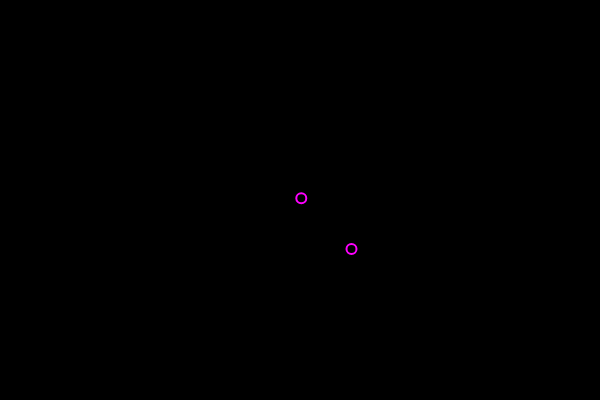
Frame 1 (no input)
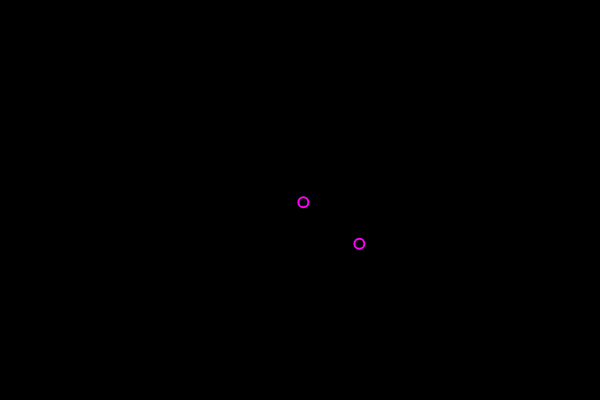
Frame 60 (no input)
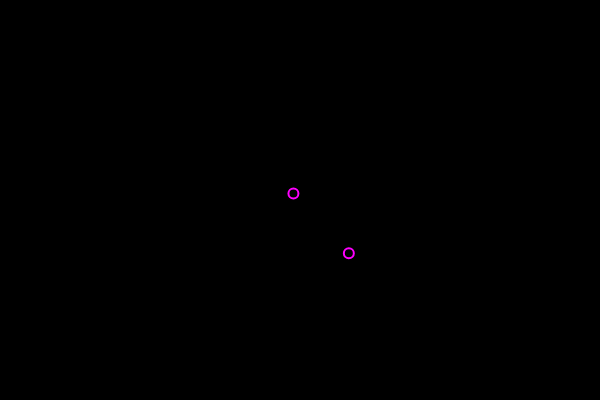
Frame 120 (the mouse pressed at the canvas centre since frame 60)

The p5.js sketch that drew these frames (run headless with seeded random() and noise() and a simulated clock; from frame 60 on, the mouse is pressed at the canvas centre):

// p5.js sketch
// ── sketch.js
var bubble1 = {
  x: 300,
  y: 200,
  display: function() {
    stroke(255, 0, 255);  // why don't we use the keyword "this" here? hint: pay attention to placement. 
    strokeWeight(2);
    noFill();
    ellipse(this.x, this.y, 10, 10);
  },
  move: function() {
    this.x = this.x + random(-3, 3);
    this.y = this.y + random(-3, 3);
  }
}

var bubble2 = {
  x: 350,
  y: 250,
  display: function() {
    stroke(255, 0, 255);  // why don't we use the keyword "this" here? hint: pay attention to placement. 
    strokeWeight(2);
    noFill();
    ellipse(this.x, this.y, 10, 10);
  },
  move: function() {
    this.x = this.x + random(-3, 3);
    this.y = this.y + random(-3, 3);
  }
}

function setup() {
  createCanvas(600, 400);
}

function draw() {
  background(0);
  bubble1.move();
  bubble1.display();
  bubble2.move();
  bubble2.display();
} 
